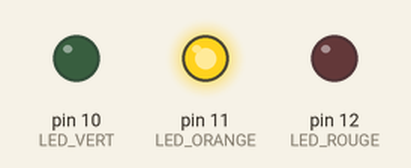
This sketch was run on a simulated Arduino Uno, built with avr-gcc and run on an emulated ATmega328P. Parts: output pins drawn as LEDs (lit = HIGH).

Above: at 0.5 s.
At 2.5 s:
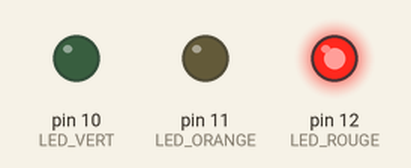
At 5.5 s:
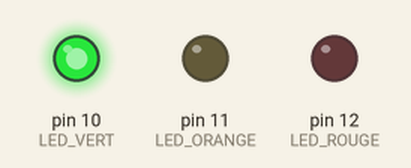
Timing chart, 0 to 9.1 s (numbered marks = the images above):
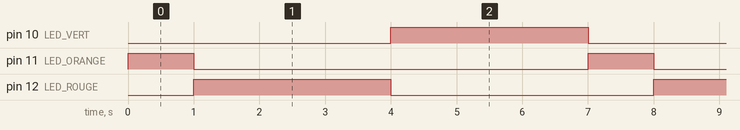

The sketch:

TP1_Ex3.ino
```cpp
const int LED_ROUGE = 12;
const int LED_ORANGE = 11;
const int LED_VERT = 10;

void setup() {
  // put your setup code here, to run once:
  pinMode(LED_ROUGE, OUTPUT);
  pinMode(LED_ORANGE, OUTPUT);
  pinMode(LED_VERT, OUTPUT);
}

void loop() {
  // put your main code here, to run repeatedly:
  digitalWrite(LED_ORANGE, HIGH);
  delay(1000);
  digitalWrite(LED_ORANGE, LOW);

  digitalWrite(LED_ROUGE, HIGH);
  delay(3000);
  digitalWrite(LED_ROUGE, LOW);

  digitalWrite(LED_VERT, HIGH);
  delay(3000);
  digitalWrite(LED_VERT, LOW);
}
```

Measured:
- by itself, pin 10 (LED_VERT), pin 12 (LED_ROUGE): alternates HIGH for 3.0 s and LOW for 4.0 s
- by itself, pin 11 (LED_ORANGE): alternates HIGH for 1.0 s and LOW for 6.0 s
- by itself, everything shown: repeats every 7.0 s, in 4 steps
